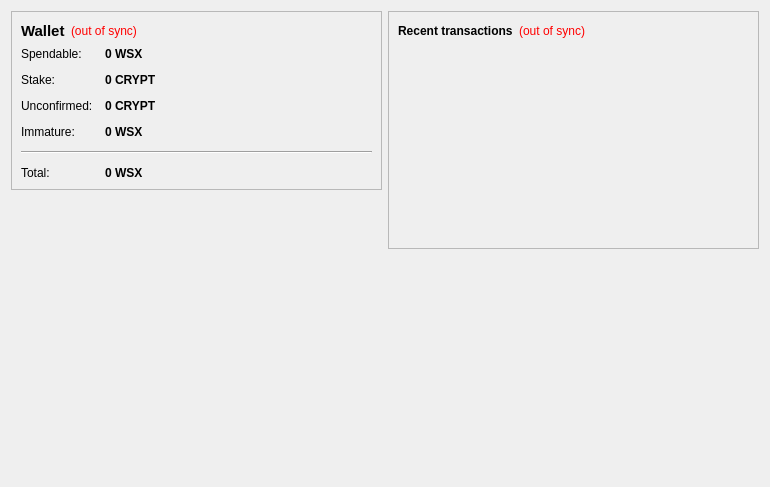
<?xml version="1.0" encoding="UTF-8"?>
<ui version="4.0">
 <class>OverviewPage</class>
 <widget class="QWidget" name="OverviewPage">
  <property name="geometry">
   <rect>
    <x>0</x>
    <y>0</y>
    <width>770</width>
    <height>487</height>
   </rect>
  </property>
  <property name="windowTitle">
   <string>Form</string>
  </property>
  <layout class="QHBoxLayout" name="horizontalLayout" stretch="1,1">
   <item>
    <layout class="QVBoxLayout" name="verticalLayout_2">
     <item>
      <widget class="QFrame" name="frame">
       <property name="frameShape">
        <enum>QFrame::StyledPanel</enum>
       </property>
       <property name="frameShadow">
        <enum>QFrame::Raised</enum>
       </property>
       <layout class="QVBoxLayout" name="verticalLayout_4">
        <item>
         <layout class="QHBoxLayout" name="horizontalLayout_4">
          <item>
           <widget class="QLabel" name="label_5">
            <property name="font">
             <font>
              <pointsize>11</pointsize>
              <weight>75</weight>
              <bold>true</bold>
             </font>
            </property>
            <property name="text">
             <string>Wallet</string>
            </property>
           </widget>
          </item>
          <item>
           <widget class="QLabel" name="labelWalletStatus">
            <property name="toolTip">
             <string>The displayed information may be out of date. Your wallet automatically synchronizes with the WeAreSatoshi network after a connection is established, but this process has not completed yet.</string>
            </property>
            <property name="styleSheet">
             <string notr="true">QLabel { color: red; }</string>
            </property>
            <property name="text">
             <string notr="true">(out of sync)</string>
            </property>
            <property name="alignment">
             <set>Qt::AlignLeading|Qt::AlignLeft|Qt::AlignVCenter</set>
            </property>
           </widget>
          </item>
          <item>
           <spacer name="horizontalSpacer_2">
            <property name="orientation">
             <enum>Qt::Horizontal</enum>
            </property>
            <property name="sizeHint" stdset="0">
             <size>
              <width>40</width>
              <height>20</height>
             </size>
            </property>
           </spacer>
          </item>
         </layout>
        </item>
        <item>
         <layout class="QFormLayout" name="formLayout_2">
          <property name="fieldGrowthPolicy">
           <enum>QFormLayout::AllNonFixedFieldsGrow</enum>
          </property>
          <property name="horizontalSpacing">
           <number>12</number>
          </property>
          <property name="verticalSpacing">
           <number>12</number>
          </property>
          <item row="0" column="0">
           <widget class="QLabel" name="label">
            <property name="text">
             <string>Spendable:</string>
            </property>
           </widget>
          </item>
          <item row="0" column="1">
           <widget class="QLabel" name="labelBalance">
            <property name="font">
             <font>
              <weight>75</weight>
              <bold>true</bold>
             </font>
            </property>
            <property name="cursor">
             <cursorShape>IBeamCursor</cursorShape>
            </property>
            <property name="toolTip">
             <string>Your current spendable balance</string>
            </property>
            <property name="text">
             <string notr="true">0 WSX</string>
            </property>
            <property name="textInteractionFlags">
             <set>Qt::LinksAccessibleByMouse|Qt::TextSelectableByKeyboard|Qt::TextSelectableByMouse</set>
            </property>
           </widget>
          </item>
          <item row="1" column="0">
           <widget class="QLabel" name="label_6">
            <property name="text">
             <string>Stake:</string>
            </property>
           </widget>
          </item>
          <item row="1" column="1">
           <widget class="QLabel" name="labelStake">
            <property name="font">
             <font>
              <weight>75</weight>
              <bold>true</bold>
             </font>
            </property>
            <property name="cursor">
             <cursorShape>IBeamCursor</cursorShape>
            </property>
            <property name="toolTip">
             <string>Total of coins that was staked, and do not yet count toward the current balance</string>
            </property>
            <property name="text">
             <string notr="true">0 CRYPT</string>
            </property>
            <property name="textInteractionFlags">
             <set>Qt::LinksAccessibleByMouse|Qt::TextSelectableByKeyboard|Qt::TextSelectableByMouse</set>
            </property>
           </widget>
          </item>
          <item row="2" column="0">
           <widget class="QLabel" name="label_3">
            <property name="text">
             <string>Unconfirmed:</string>
            </property>
           </widget>
          </item>
          <item row="2" column="1">
           <widget class="QLabel" name="labelUnconfirmed">
            <property name="font">
             <font>
              <weight>75</weight>
              <bold>true</bold>
             </font>
            </property>
            <property name="cursor">
             <cursorShape>IBeamCursor</cursorShape>
            </property>
            <property name="toolTip">
             <string>Total of transactions that have yet to be confirmed, and do not yet count toward the current balance</string>
            </property>
            <property name="text">
             <string notr="true">0 CRYPT</string>
            </property>
            <property name="textInteractionFlags">
             <set>Qt::LinksAccessibleByMouse|Qt::TextSelectableByKeyboard|Qt::TextSelectableByMouse</set>
            </property>
           </widget>
          </item>
          <item row="3" column="0">
           <widget class="QLabel" name="labelImmatureText">
            <property name="text">
             <string>Immature:</string>
            </property>
           </widget>
          </item>
          <item row="3" column="1">
           <widget class="QLabel" name="labelImmature">
            <property name="font">
             <font>
              <weight>75</weight>
              <bold>true</bold>
             </font>
            </property>
            <property name="toolTip">
             <string>Mined balance that has not yet matured</string>
            </property>
            <property name="text">
             <string notr="true">0 WSX</string>
            </property>
            <property name="textInteractionFlags">
             <set>Qt::LinksAccessibleByMouse|Qt::TextSelectableByKeyboard|Qt::TextSelectableByMouse</set>
            </property>
           </widget>
          </item>
          <item row="4" column="0" colspan="2">
           <widget class="Line" name="line">
            <property name="orientation">
             <enum>Qt::Horizontal</enum>
            </property>
           </widget>
          </item>
          <item row="5" column="0">
           <widget class="QLabel" name="labelTotalText">
            <property name="text">
             <string>Total:</string>
            </property>
           </widget>
          </item>
          <item row="5" column="1">
           <widget class="QLabel" name="labelTotal">
            <property name="font">
             <font>
              <weight>75</weight>
              <bold>true</bold>
             </font>
            </property>
            <property name="cursor">
             <cursorShape>IBeamCursor</cursorShape>
            </property>
            <property name="toolTip">
             <string>Your current total balance</string>
            </property>
            <property name="text">
             <string notr="true">0 WSX</string>
            </property>
            <property name="textInteractionFlags">
             <set>Qt::LinksAccessibleByMouse|Qt::TextSelectableByKeyboard|Qt::TextSelectableByMouse</set>
            </property>
           </widget>
          </item>
         </layout>
        </item>
       </layout>
      </widget>
     </item>
     <item>
      <spacer name="verticalSpacer">
       <property name="orientation">
        <enum>Qt::Vertical</enum>
       </property>
       <property name="sizeHint" stdset="0">
        <size>
         <width>20</width>
         <height>40</height>
        </size>
       </property>
      </spacer>
     </item>
     <item alignment="Qt::AlignHCenter">
      <widget class="QLabel" name="label_2">
       <property name="maximumSize">
        <size>
         <width>300</width>
         <height>300</height>
        </size>
       </property>
       <property name="autoFillBackground">
        <bool>true</bool>
       </property>
       <property name="text">
        <string/>
       </property>
       <property name="pixmap">
        <pixmap resource="../bitcoin.qrc">:/icons/drmbg</pixmap>
       </property>
       <property name="scaledContents">
        <bool>true</bool>
       </property>
       <property name="margin">
        <number>0</number>
       </property>
      </widget>
     </item>
    </layout>
   </item>
   <item>
    <layout class="QVBoxLayout" name="verticalLayout_3">
     <item>
      <widget class="QFrame" name="frame_2">
       <property name="frameShape">
        <enum>QFrame::StyledPanel</enum>
       </property>
       <property name="frameShadow">
        <enum>QFrame::Raised</enum>
       </property>
       <layout class="QVBoxLayout" name="verticalLayout">
        <item>
         <layout class="QHBoxLayout" name="horizontalLayout_2">
          <item>
           <widget class="QLabel" name="label_4">
            <property name="text">
             <string>&lt;b&gt;Recent transactions&lt;/b&gt;</string>
            </property>
           </widget>
          </item>
          <item>
           <widget class="QLabel" name="labelTransactionsStatus">
            <property name="toolTip">
             <string>The displayed information may be out of date. Your wallet automatically synchronizes with the WeAreSatoshi network after a connection is established, but this process has not completed yet.</string>
            </property>
            <property name="styleSheet">
             <string notr="true">QLabel { color: red; }</string>
            </property>
            <property name="text">
             <string notr="true">(out of sync)</string>
            </property>
            <property name="alignment">
             <set>Qt::AlignRight|Qt::AlignTrailing|Qt::AlignVCenter</set>
            </property>
           </widget>
          </item>
          <item>
           <spacer name="horizontalSpacer">
            <property name="orientation">
             <enum>Qt::Horizontal</enum>
            </property>
            <property name="sizeHint" stdset="0">
             <size>
              <width>40</width>
              <height>20</height>
             </size>
            </property>
           </spacer>
          </item>
         </layout>
        </item>
        <item>
         <widget class="QListView" name="listTransactions">
          <property name="styleSheet">
           <string notr="true">QListView { background: transparent; }</string>
          </property>
          <property name="frameShape">
           <enum>QFrame::NoFrame</enum>
          </property>
          <property name="verticalScrollBarPolicy">
           <enum>Qt::ScrollBarAlwaysOff</enum>
          </property>
          <property name="horizontalScrollBarPolicy">
           <enum>Qt::ScrollBarAlwaysOff</enum>
          </property>
          <property name="selectionMode">
           <enum>QAbstractItemView::NoSelection</enum>
          </property>
         </widget>
        </item>
       </layout>
      </widget>
     </item>
     <item>
      <spacer name="verticalSpacer_2">
       <property name="orientation">
        <enum>Qt::Vertical</enum>
       </property>
       <property name="sizeHint" stdset="0">
        <size>
         <width>20</width>
         <height>40</height>
        </size>
       </property>
      </spacer>
     </item>
    </layout>
   </item>
  </layout>
 </widget>
 <resources>
  <include location="../bitcoin.qrc"/>
 </resources>
 <connections/>
</ui>
